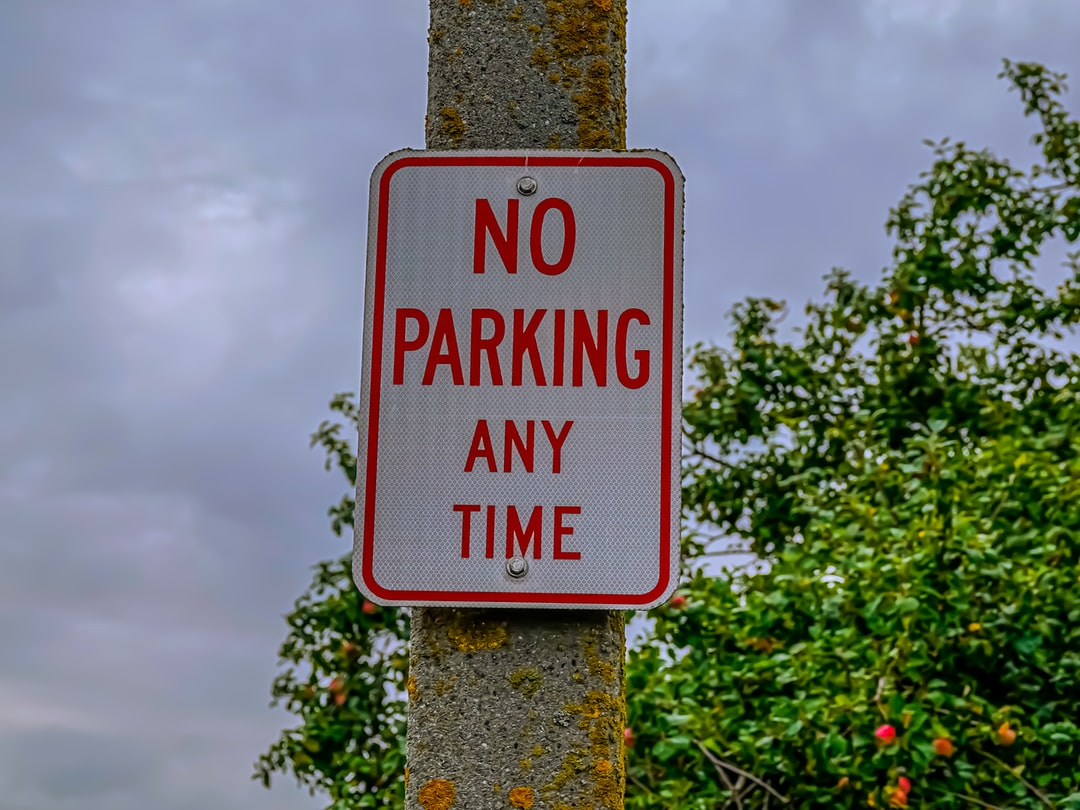
#> input picture 3-2/CP/matplotlib/anything.jpg, 1080 x 810 px
$ jupyter execute matplotlib_nov2.ipynb
#> lines starting #> are read from the running program, lines starting #| are printed output that depends on the picture
[cell 1]
import matplotlib.pyplot as plt
import numpy as np

[cell 2]
t = np.arange(0.01, 10.0, 0.01)
data1 = np.exp(t)
data2 = np.sin(2 * np.pi * t)
ax1 = plt.gca()
color = 'tab:red'
ax1.set_xlabel('time [s]')
ax1.set_ylabel('exp', c=color)
ax1.plot(t, data1, c=color)
ax1.tick_params(axis='y', labelcolor=color)


ax2 = ax1.twinx()
color = 'blue'
ax2.set_ylabel('sin', c=color)
ax2.plot(t, data2, c=color)
ax2.tick_params(axis='y', labelcolor=color)
#> figure, not shown here; panel 1: curve peaks at x = 9.99, y = 21807.3; panel 2: curve peaks at x = 0.25, y = 1

[cell 3]
N = 100000
n_bin = 20
x = np.random.randn(N)
y = 0.4 * x + np.random.randn(N) + 5
fig, ax = plt.subplots(1, 2, figsize=(6, 4), sharey=True)
ax[0].hist(x, bins=n_bin, histtype='step', density=True, align='mid')
ax[1].hist(y, bins=n_bin, histtype='step', density=True, align='right')
ax[0].axvline(0)
ax[1].axvline(5)
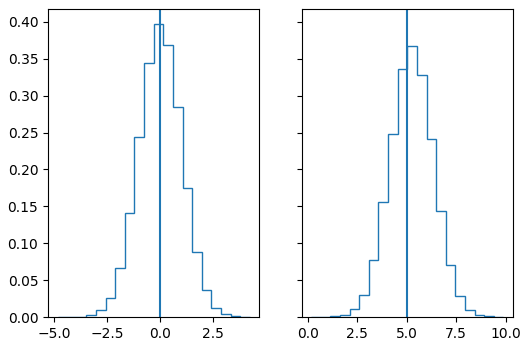
#> figure drawn by matplotlib, 2 panels

[cell 4]
n = 1000000
s = np.random.pareto(2.0, n)+1
bins = np.logspace(1, 12, 12, base=2)
ax = plt.gca()
count, bins = np.histogram(s, bins=bins)
w = bins[1:-1]-bins[:-2]
x = bins[:10]
y = count[:10]/w/n
ax.loglog(x, y, 'k+', label='actual data')
ax.loglog(x, x**-3, 'k:', label=r'$x^{-3}$')
ax.set_xlim([1, 2048])
ax.set_xlabel('x')
ax.set_ylabel('P(x)')
ax.legend(frameon=False)
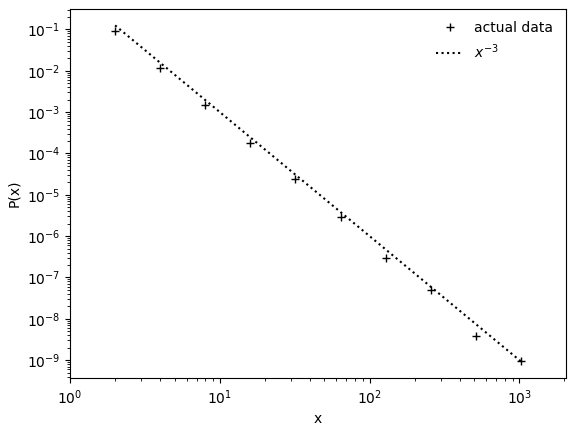
#> figure drawn by matplotlib, 1 panel; curve peaks at x = 2, y = 0.094; curve peaks at x = 2, y = 0.125

[cell 5]
ax = plt.gca()
x = np.random.randn(100000)
y = 0.4 * x + np.random.randn(100000) + 5
counts, xedges, yedges, im = ax.hist2d(x, y, bins=40, density=True)
cb = plt.colorbar(im, ax=ax)
cb.set_label("probability density")
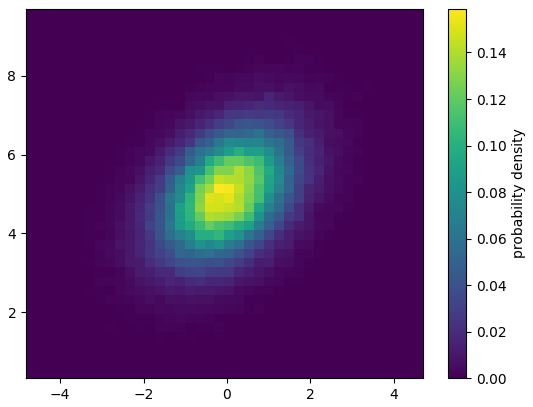
#> figure drawn by matplotlib, 2 panels

[cell 6]
Z = np.random.rand(6, 10)
fig, ax = plt.subplots(2, 1)
ax[0].pcolor(Z)
ax[1].pcolor(Z, edgecolor='k', linewidths=2)
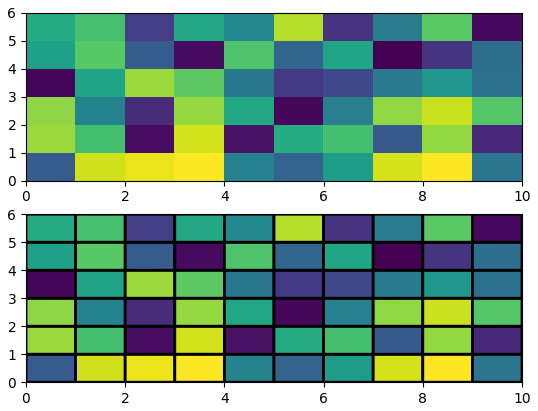
#> figure drawn by matplotlib, 2 panels

[cell 7]
X = np.random.rand(13, 16)
Y = np.random.rand(13, 16)
Z = X*Y
Z = Z[:-1, :-1]
fig, ax = plt.subplots(2, 1)
ax[0].pcolor(Z)
ax[1].pcolor(X, Y, Z)
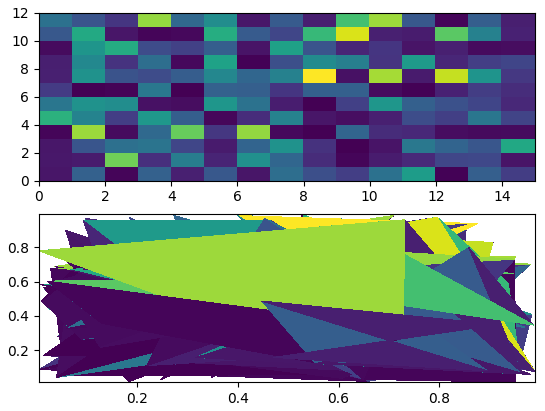
#> figure drawn by matplotlib, 2 panels

[cell 8]
y, x = np.mgrid[-3.0:3.01:0.05,-6.0:6.01:0.15]
z = (1 - 0.5*x + x**5 + y**3) * np.exp(-x**2 - y**2)
z = z[:-1, :-1]
z_min, z_max = -np.abs(z).max(), np.abs(z).max()
ax = plt.gca()
c = ax.pcolor(x, y, z, cmap='Spectral', vmin=z_min, vmax=z_max)
#c = ax.pcolormesh(x, y, z, cmap='RdBu', vmin=z_min, vmax=z_max)
ax.axis([x.min(), x.max(), y.min(), y.max()])
cb = plt.colorbar(c, ax=ax)
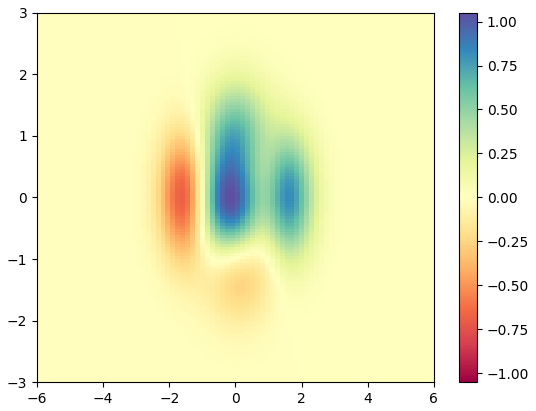
#> figure drawn by matplotlib, 2 panels

[cell 9]
data = np.clip(np.random.randn(250, 250), -1, 1)
ax = plt.gca()
cax = ax.imshow(data, interpolation='nearest', cmap='coolwarm')
cbar = plt.colorbar(cax, ticks=[-1, -0.5, 0, 0.5, 1])
cbar.ax.set_yticklabels(['< -1', '-0.5', '0', '0.5', '> 1'])
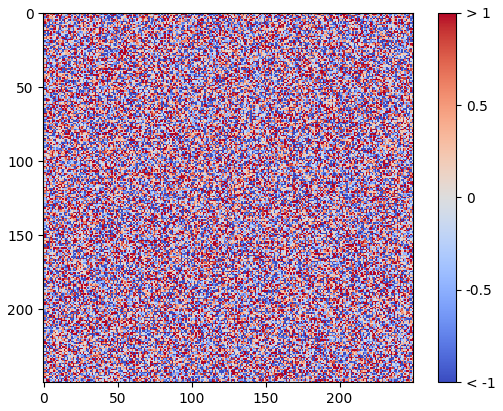
#> figure drawn by matplotlib, 2 panels

[cell 10]
ax = plt.gca()
cax = ax.imshow(data, interpolation='nearest', cmap='afmhot')
ax.invert_yaxis()
cbar = plt.colorbar(cax, ticks=[-1, 0, 1], orientation='horizontal')
cbar.ax.set_xticklabels(['Low', 'Medium', 'High'])
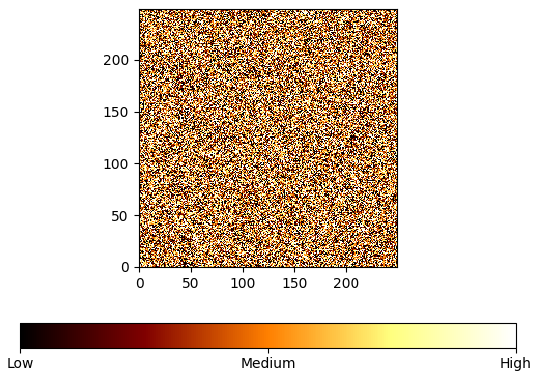
#> figure drawn by matplotlib, 2 panels

[cell 11]
ax = plt.gca()
cax = ax.imshow(data, interpolation='nearest', cmap='afmhot')
ax.invert_yaxis()
cbar = plt.colorbar(cax, ticks=[-1, 0, 1], orientation='horizontal')
cbar.ax.set_xticklabels(['Low', 'Medium', 'High'])
l, b, w, h = ax.get_position().bounds
ll, bb, ww, hh = cbar.ax.get_position().bounds
cbar.ax.set_position([ll + 0.275*ww, bb + 1.3*h, ww*0.45, hh])
cbar.ax.xaxis.set_ticks_position('top')
#cbar.ax.xaxis.set_label_position('bottom')
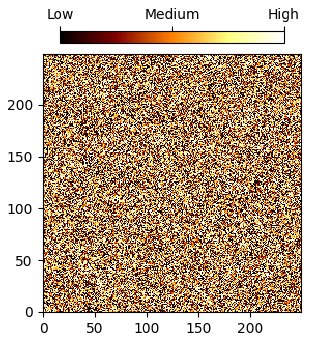
#> figure drawn by matplotlib, 2 panels

[cell 12]
fig, axes = plt.subplots(nrows=2, ncols=2)
for ax in axes.flat:
    im = ax.imshow(np.random.random((10,10)), vmin=0, vmax=1)
    ax.invert_yaxis()
fig.subplots_adjust(right=0.8)
#margin -> colorbar
cbar_ax = fig.add_axes([0.8, 0.1, 0.025, 0.8])
cbar = fig.colorbar(im, cax=cbar_ax)
cbar.ax.set_ylabel("Something")
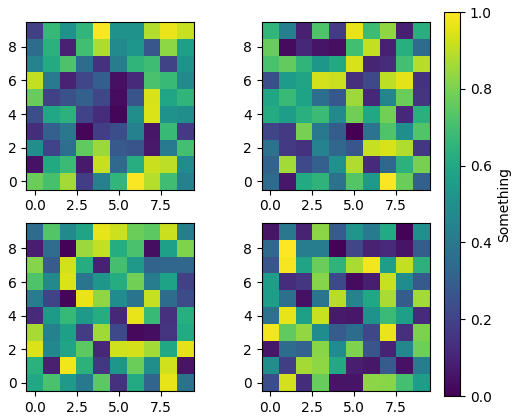
#> figure drawn by matplotlib, 5 panels

[cell 13]
import matplotlib.image as mpimg
img = mpimg.imread('anything.jpg')
#> img is the input picture: shape (810, 1080, 3); mean R, G, B 112.8, 117.8, 115.4
imgplot = plt.imshow(img, cmap='gray')
